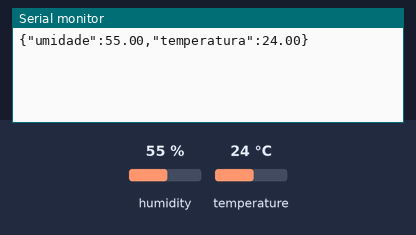
The sketch below on a simulated Arduino Uno, built with avr-gcc and run on an emulated ATmega328P. Parts: the last lines printed to the serial monitor. The inputs (shaded band) are chosen by the test bench; at power-on: humidity 55 %, temperature 24 °C.

Above: at 18.0 s.
18.1 s: humidity set to 22 %
At 21.0 s:
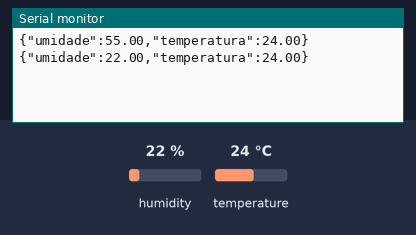
33.1 s: temperature set to 12 °C
At 41.6 s:
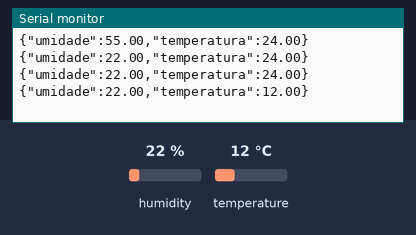
48.1 s: humidity set to 40 %
At 51.3 s:
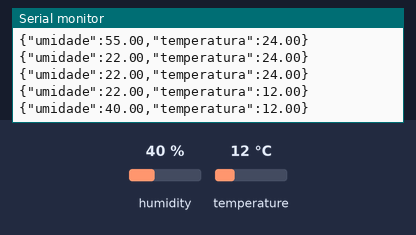
Timing chart, 0 to 52.8 s (numbered marks = the images above; inputs shaded):
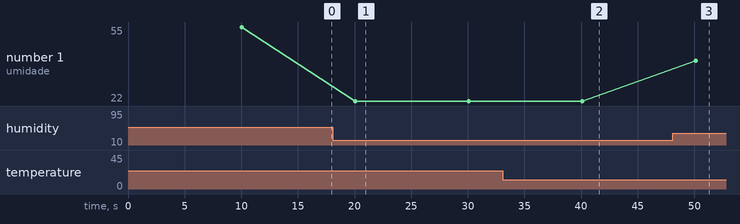

Measured:
- after the input at 18.1 s, the serial monitor: prints a new line after 1.9 s (image 1)
- after the input at 33.1 s, the serial monitor: prints a new line after 7.0 s (image 2)
- after the input at 48.1 s, the serial monitor: prints a new line after 2.0 s (image 3)
- plotted number 1: 55 → 22 after the input at 18.1 s, 22 → 40 after the input at 48.1 s

The sketch:

Config.arduino.ino
```cpp
  #include "DHT.h"

  #define DHTPIN 4
  #define DHTTYPE DHT11

  DHT dht(DHTPIN, DHTTYPE);

  void setup() {
    Serial.begin(115200);
    dht.begin();
  }

  void loop() {
    delay(10000);
    float h = dht.readHumidity();
    float t = dht.readTemperature();

    if (isnan(h) || isnan(t)) {
      return;
    }

    Serial.print("{\"umidade\":");
    Serial.print(h);
    Serial.print(",\"temperatura\":");
    Serial.print(t);
    Serial.println("}");
  }
```
